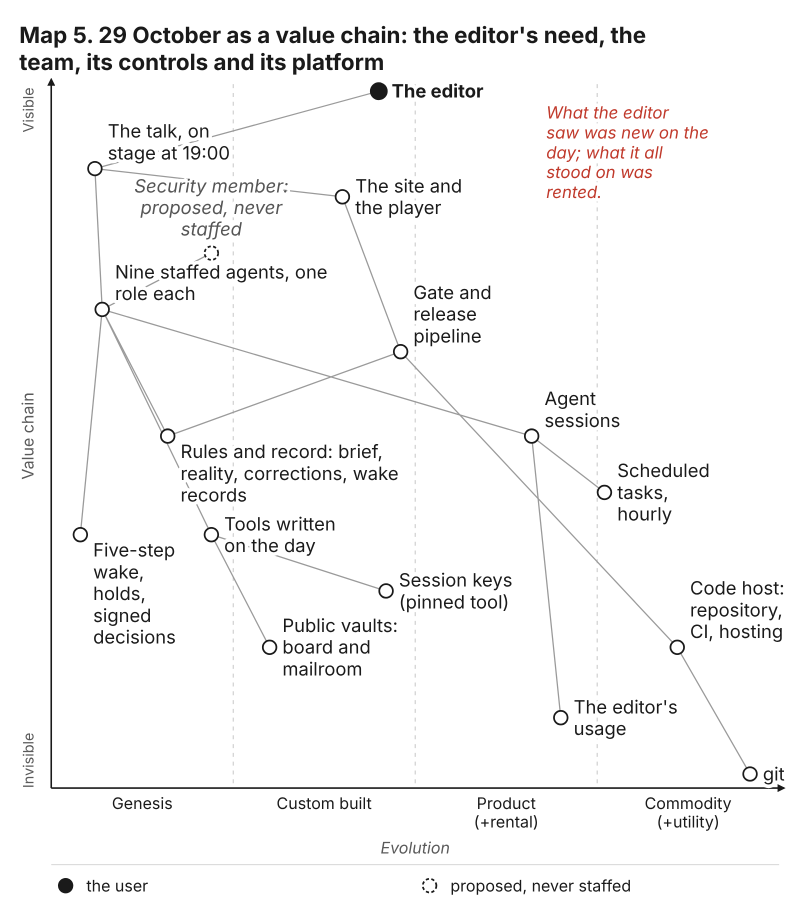
#> input picture manuscript/resources/images/maps/05-the-day-as-a-value-chain.png, 1600 x 1819 px, found by its file name (shown at 1/2 size)
$ python build.py
#> lines starting #> are read from the running program, lines starting #| are printed output that depends on the picture; after the words box and inside, x2 and y2 are one past the last pixel; in counts of white or black regions, pixels touching at a corner belong together
"""LAB 14 (ruv): a fractal Wardley map, as three frames (the editor's RC1 review, T10: "a dot that becomes the next map").

Composed from the illustrator's RC1 map images (team/conductor/rc1/resources/images/maps/, read only, at 42f0b94):
  frame 1  map 05, the day as a value chain, with one dot ringed: "Tools written on the day"
  frame 2  the lens: that dot opening into map 06, the plumbing under the day
  frame 3  map 06, whole
No label is added to the maps but the ring; every word and number on them is the maps' own.
Writes frames/*.png and pages.html. Usage: python3 -I tools/build.py
"""
from pathlib import Path
from PIL import Image, ImageDraw, ImageFilter

HERE = Path(__file__).resolve().parents[1]
MAPS = HERE.parents[2] / 'team' / 'conductor' / 'rc1' / 'resources' / 'images' / 'maps'
ACCENT, MUTED = (176, 72, 26), (91, 102, 112)
DOT = (422, 1068)                                                # "Tools written on the day" on map 05, in its own pixels
RING = 46


def ring(d, c, r, w=8, fill=ACCENT):
    d.ellipse((c[0] - r, c[1] - r, c[0] + r, c[1] + r), outline=fill, width=w)


def main():
    m5 = Image.open(MAPS / '05-the-day-as-a-value-chain.png').convert('RGB')
#> m5 is the input picture: PIL image 1600x1819 RGB; mean R, G, B 245.8, 245.5, 245.5
    m6 = Image.open(MAPS / '06-the-plumbing-under-the-day.png').convert('RGB')
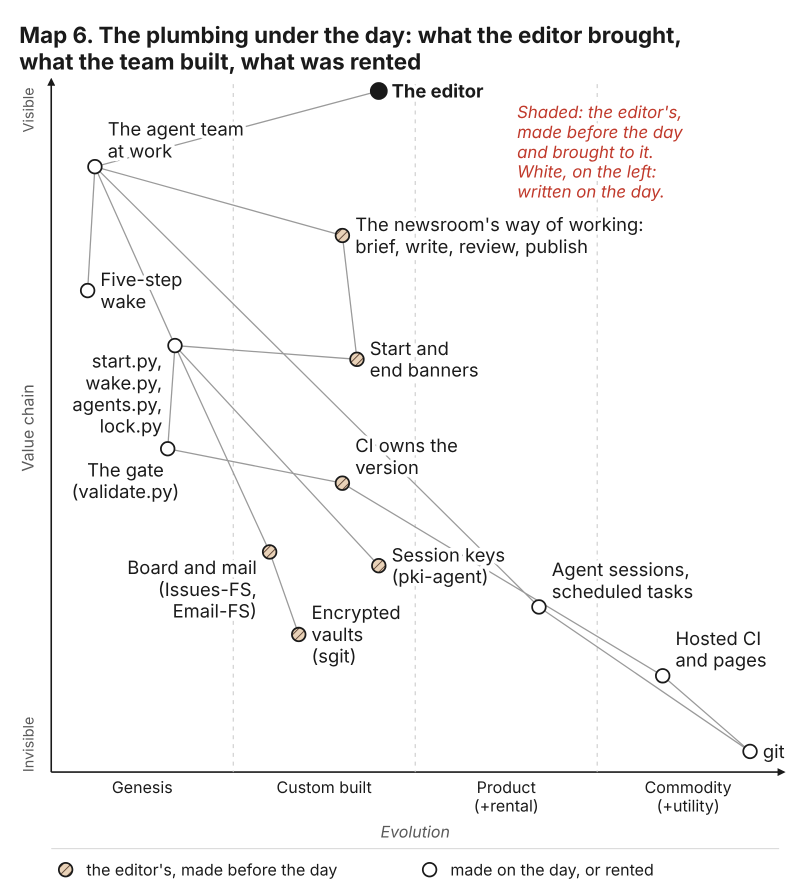
#> input picture manuscript/resources/images/maps/06-the-plumbing-under-the-day.png, 1600 x 1787 px, found by its file name (shown at 1/2 size)
#> m6 is the input picture: PIL image 1600x1787 RGB; mean R, G, B 246, 245.5, 245.4
    f1 = m5.copy(); ring(ImageDraw.Draw(f1), DOT, RING)
    f1.save(HERE / 'frames' / 'f1-map05-dot.png', optimize=True)

    # the lens: map 05 faded, the ringed dot, and a large circle holding map 06, joined by two tangent lines
    f2 = Image.blend(m5, Image.new('RGB', m5.size, 'white'), .72)
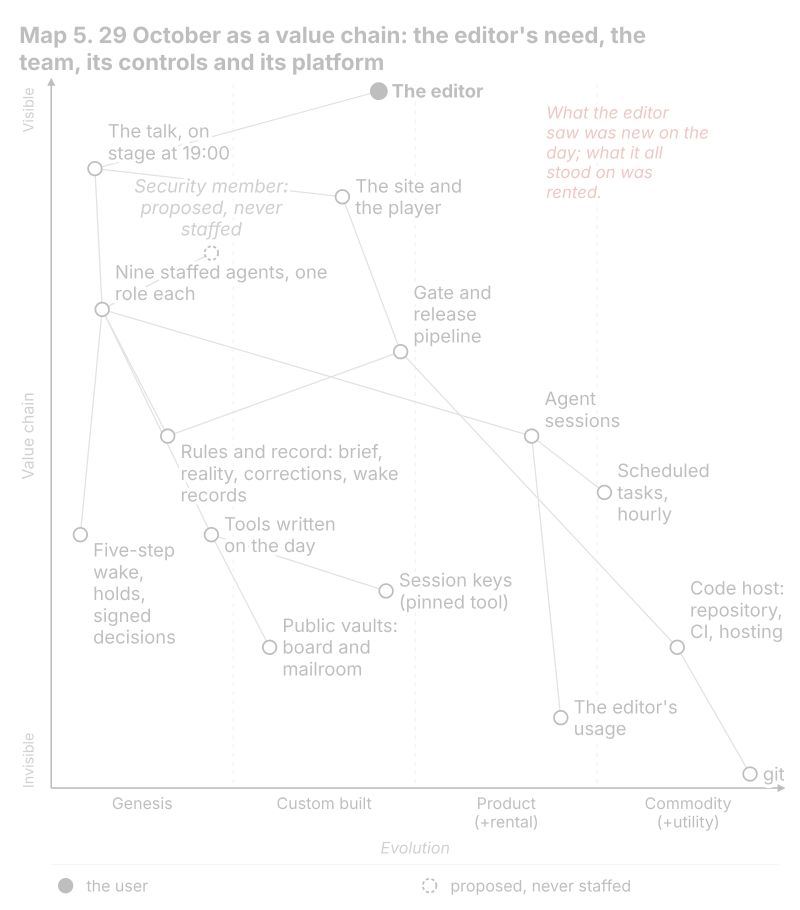
#> f2: PIL image 1600x1819 RGB (shown at 1/2 size); mean R, G, B 252.4, 252.3, 252.3
    R, C = 600, (m5.width - 640, m5.height // 2 + 80)            # the lens, right of the dot
#> R = 600; C = (960, 989)
    side = 2 * R
#> side = 1200
    m6s = m6.resize((round(m6.width * side / m6.height), side), Image.LANCZOS)
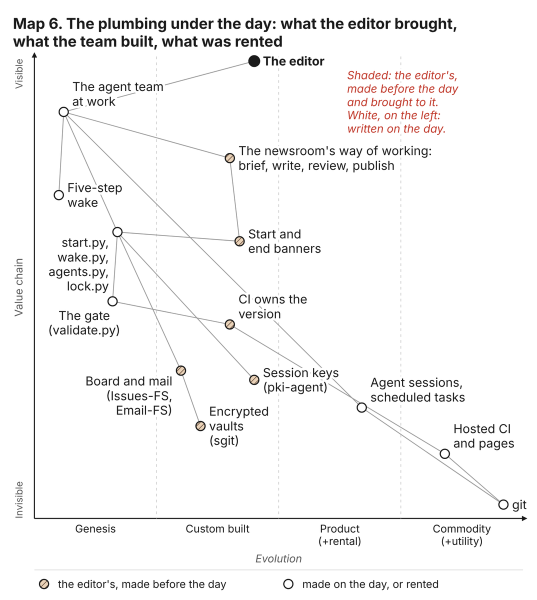
#> m6s: PIL image 1074x1200 RGB (shown at 1/2 size); mean R, G, B 245.7, 245.2, 245.1
    tile = Image.new('RGB', (side, side), 'white')
#> tile: PIL image 1200x1200 RGB; every value is 255
    tile.paste(m6s, ((side - m6s.width) // 2, 0))
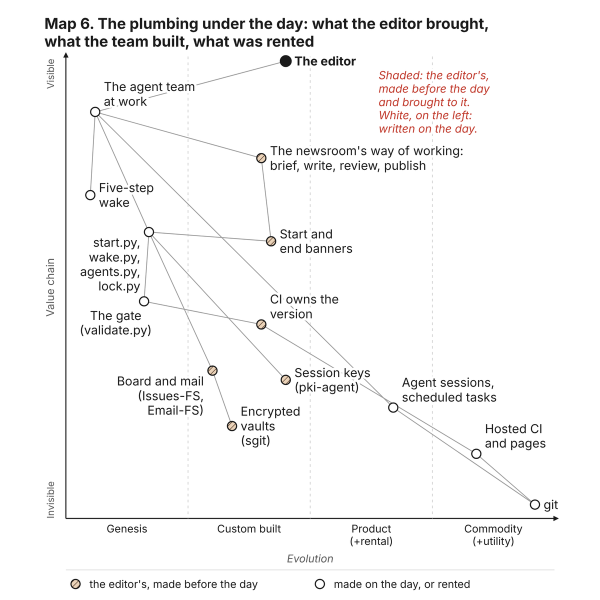
#> tile: PIL image 1200x1200 RGB (shown at 1/2 size); mean R, G, B 246.7, 246.2, 246.2
    mask = Image.new('L', (side, side), 0); ImageDraw.Draw(mask).ellipse((0, 0, side - 1, side - 1), fill=255)
#> after `mask = Image.new('L', (side, side), 0)`: mask: PIL image 1200x1200 L; every value is 0
#> after `ImageDraw.Draw(mask).ellipse((0, 0, side - 1, side - 1), fill=255)`:
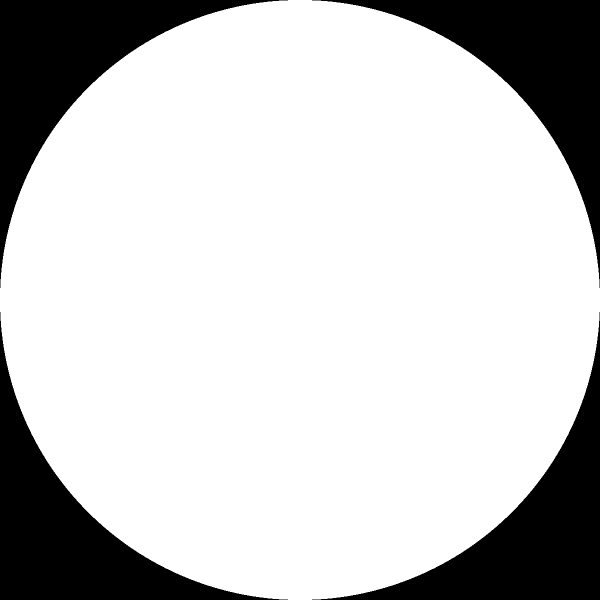
#> mask: PIL image 1200x1200 L (shown at 1/2 size); 78.5% white; 4 black regions, box (x1, y1, x2, y2) and area: (0, 0, 576, 576) 77296, (624, 0, 1200, 576) 77296, (0, 624, 576, 1200) 77296, (624, 624, 1200, 1200) 77296
    f2.paste(tile, (C[0] - R, C[1] - R), mask)
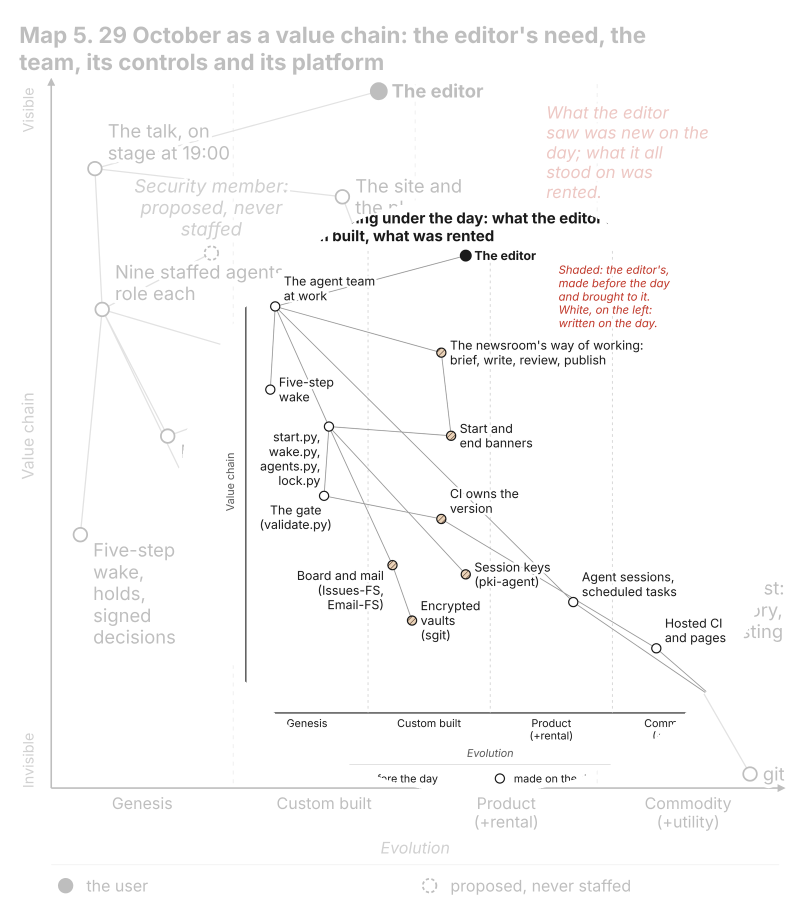
#> f2: PIL image 1600x1819 RGB (shown at 1/2 size); mean R, G, B 250, 249.6, 249.6
    d = ImageDraw.Draw(f2)
    for sgn in (-1, 1):                                          # lines from the small ring's edge to the lens's edge
        d.line((DOT[0], DOT[1] + sgn * RING, C[0] - R * .2, C[1] + sgn * R * .98), fill=MUTED, width=4)
    ring(d, DOT, RING); ring(d, C, R, 10)
    f2.save(HERE / 'frames' / 'f2-lens.png', optimize=True)
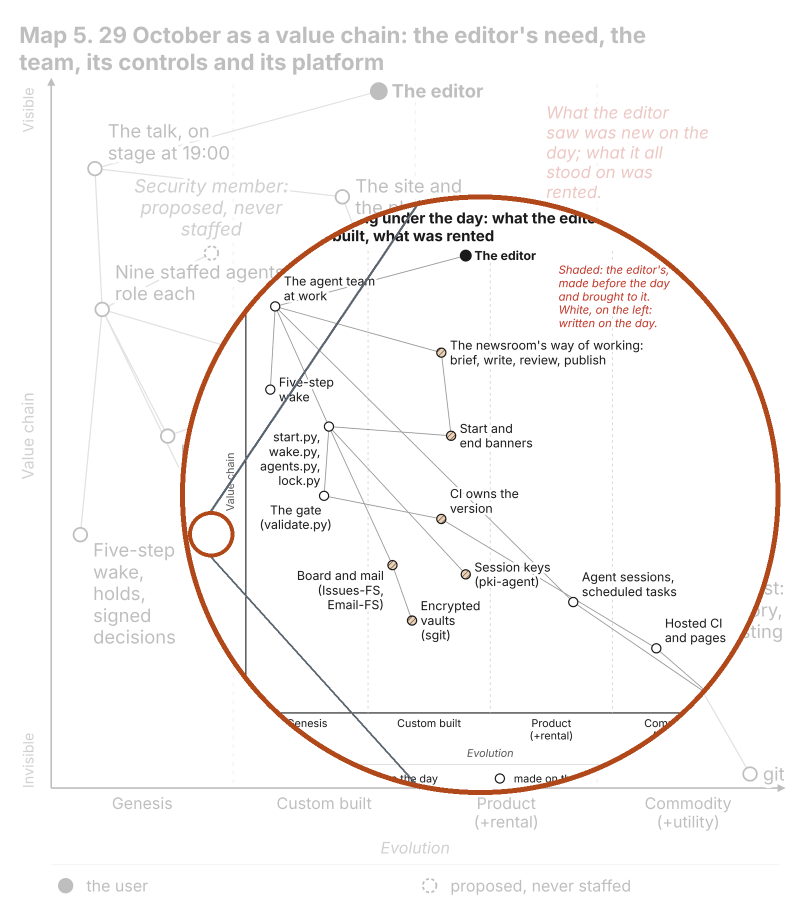
#> saved as f2-lens.png: PIL image 1600x1819 RGB (shown at 1/2 size); mean R, G, B 248.7, 247, 246.4

    m6.save(HERE / 'frames' / 'f3-map06.png', optimize=True)

    def fig(img, w, t, words, see):
        return (f'  <figure class="fig" style="margin:0 0 5mm"><img src="{{{{dir}}}}/frames/{img}" alt="{words}" '
                f'style="width:{w}mm;display:block;border:.3mm solid var(--fill-2)">'
                f'<figcaption><b>{t}</b> &nbsp; {words}<span class="src" style="font-family:var(--sans)">{see}</span></figcaption></figure>\n')
    src = ('<p style="font:400 9pt/12pt var(--sans);color:var(--muted);margin-top:2mm">The maps are the illustrator\'s for RC1, unchanged but '
           'for the ring and the lens: <span class="mono">team/conductor/rc1/maps/05-the-day-as-a-value-chain.json</span> and '
           '<span class="mono">06-the-plumbing-under-the-day.json</span>, images at <span class="mono">42f0b94</span>. '
           'Positions are readings of the record, not measurements, as the maps themselves say.</p>\n')
    html = ('<section class="page" data-claims="">\n'
            + fig('f1-map05-dot.png', 114, '1', 'The day, as one value chain. Pick one dot: the tools written on the day.',
                  'Every dot on a map is a whole map of its own, if you look closely enough.')
            + '</section>\n<section class="page" data-claims="">\n'
            + fig('f2-lens.png', 140, '2', 'Look into the dot.',
                  'The dot opens into the plumbing under the day: what the editor brought, what was written on the day, and what was rented.')
            + '</section>\n<section class="page" data-claims="">\n'
            + fig('f3-map06.png', 120, '3', 'The dot was a map all along.',
                  'Map 6: the plumbing under the day. Each of its dots could open again.')
            + src + '</section>\n')
    (HERE / 'pages.html').write_text(html)


if __name__ == '__main__':
    main()
